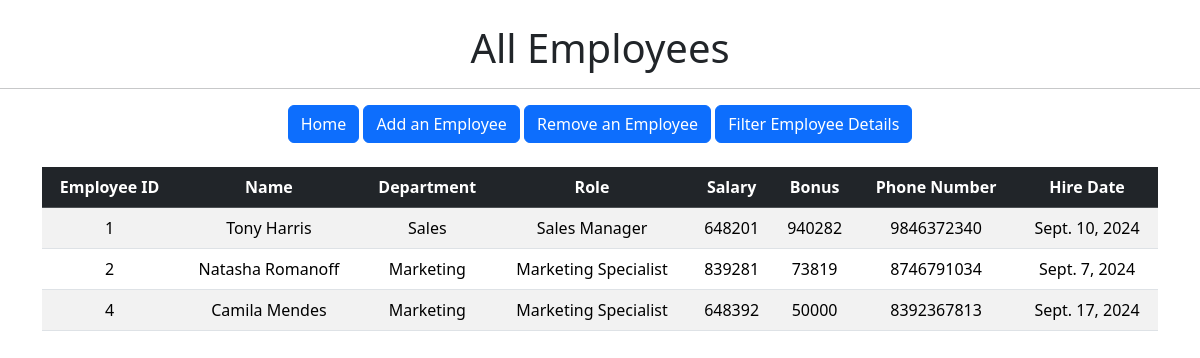
Page /all_emp/ on the committed database.
### emp_app/models.py (models this page shows, shortened)
class Employee(models.Model):
    sno = models.AutoField(primary_key=True)
    first_name = models.CharField(max_length=100)
    last_name = models.CharField(max_length=100)
    salary = models.IntegerField(default=10000)
    bonus = models.IntegerField(default=10000)
    phone_number = models.IntegerField(default=10000)
    hire_date = models.DateField()
    dept = models.ForeignKey(Department, on_delete=models.CASCADE)
    role = models.ForeignKey(Role, on_delete=models.CASCADE)

class Department(models.Model):
    d_name = models.CharField(max_length=100)
    d_location = models.CharField(max_length=100)

class Role(models.Model):
    r_name = models.CharField(max_length=100)

### emp_app/views.py (the view)
# urls.py: path('all_emp/', views.view_all_emp, name="view_all_emp"),
def view_all_emp(request):
    template = loader.get_template('view_all_emp.html')
    emp_list = Employee.objects.all()
    context = {
        'emp_list' : emp_list,
    }
    return HttpResponse(template.render(context, request))

### emp_app/templates/view_all_emp.html (shortened to what this page needs)
<!DOCTYPE html>
<html lang="en">
  <head>
    <link
      href="https://cdn.jsdelivr.net/npm/bootstrap@5.3.3/dist/css/bootstrap.min.css"
      rel="stylesheet"
    />
  </head>
  <body style="text-align: center">
    <h1 style="text-align: center; padding-top: 2%">All Employees</h1>
    <hr />
    <div class="container">
      <a href="{% url 'index' %}" style="text-decoration: none">
        <button type="button" class="btn btn-primary">Home</button>
      </a>
      <a href="{% url 'add_emp' %}" style="text-decoration: none">
        <button type="button" class="btn btn-primary">Add an Employee</button>
      </a>
      <a href="{% url 'remove_emp' %}" style="text-decoration: none">
        <button type="button" class="btn btn-primary">
          Remove an Employee
        </button>
      </a>
      <a href="{% url 'filter_emp' %}" style="text-decoration: none">
        <button type="button" class="btn btn-primary">
          Filter Employee Details
        </button>
      </a>
    </div>
    <div class="container" style="padding-top: 2%">
      <table class="table table-striped table-hover">
        <thead class="table-dark">
          <tr>
            <th scope="col">Employee ID</th>
            <th scope="col">Name</th>
            <th scope="col">Department</th>
            <th scope="col">Role</th>
            <th scope="col">Salary</th>
            <th scope="col">Bonus</th>
            <th scope="col">Phone Number</th>
            <th scope="col">Hire Date</th>
          </tr>
        </thead>
        <tbody>
          {% for i in emp_list %}
          <tr>
            <td>{{ i.sno }}</td>
            <td>{{ i.first_name }} {{ i.last_name }}</td>
            <td>{{ i.dept.d_name }}</td>
            <td>{{ i.role.r_name }}</td>
            <td>{{ i.salary }}</td>
            <td>{{ i.bonus }}</td>
            <td>{{ i.phone_number }}</td>
            <td>{{ i.hire_date }}</td>
          </tr>
          {% endfor %}
        </tbody>
      </table>
    </div>
  </body>
</html>

### rows in the picture
Employee: sno "1", first_name "Tony", last_name "Harris", dept.d_name "Sales", role.r_name "Sales Manager", salary "648201", bonus "940282", phone_number "9846372340", hire_date "Sept. 10, 2024"
Employee: sno "2", first_name "Natasha", last_name "Romanoff", dept.d_name "Marketing", role.r_name "Marketing Specialist", salary "839281", bonus "73819", phone_number "8746791034", hire_date "Sept. 7, 2024"
Employee: sno "4", first_name "Camila", last_name "Mendes", dept.d_name "Marketing", role.r_name "Marketing Specialist", salary "648392", bonus "50000", phone_number "8392367813", hire_date "Sept. 17, 2024"
